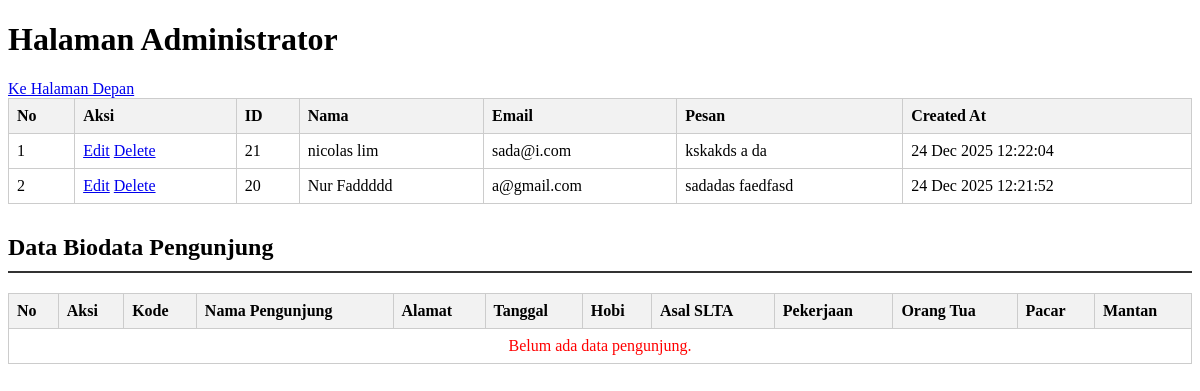
The app's page /read.php with its own data.
### tables this page shows
CREATE TABLE `tbl_tamu` (
  `cid` int NOT NULL,
  `cnama` varchar(100) DEFAULT NULL,
  `cemail` varchar(100) DEFAULT NULL,
  `cpesan` text,
  `dcreated_at` datetime NOT NULL DEFAULT CURRENT_TIMESTAMP
);

### fungsi.php (called while the page is built, shortened)
<?php
function formatTanggal($tgl)
{
  return date("d M Y H:i:s", strtotime($tgl));
}

### read.php (the view, shortened to what this page needs)
<?php
  require 'koneksi.php';
  require 'fungsi.php';
  $sql = "SELECT * FROM tbl_tamu ORDER BY cid DESC";
  $q = mysqli_query($conn, $sql);
  $sqlBio = "SELECT * FROM biodata_pengunjung ORDER BY bid DESC";
  $qBio = mysqli_query($conn, $sqlBio);
?>
<!DOCTYPE html>
<html lang="id">
<head>
</head>
<body>
<h1>Halaman Administrator</h1>
<a href="index.php">Ke Halaman Depan</a>
<table border="1" cellpadding="8" cellspacing="0">
  <tr>
    <th>No</th>
    <th>Aksi</th>
    <th>ID</th>
    <th>Nama</th>
    <th>Email</th>
    <th>Pesan</th>
    <th>Created At</th>
  </tr>
  <?php $i = 1; ?>
  <?php while ($row = mysqli_fetch_assoc($q)): ?>
    <tr>
      <td><?= $i++ ?></td>
      <td>
        <a href="edit.php?cid=<?= (int)$row['cid']; ?>">Edit</a>
        <a onclick="return confirm('Hapus <?= htmlspecialchars($row['cnama']); ?>?')" href="proses_delete.php?cid=<?= (int)$row['cid']; ?>">Delete</a>
      </td>
      <td><?= $row['cid']; ?></td>
      <td><?= htmlspecialchars($row['cnama']); ?></td>
      <td><?= htmlspecialchars($row['cemail']); ?></td>
      <td><?= nl2br(htmlspecialchars($row['cpesan'])); ?></td>
      <td><?= formatTanggal(htmlspecialchars($row['dcreated_at'])); ?></td>
    </tr>
  <?php endwhile; ?>
</table>
<h2>Data Biodata Pengunjung</h2>
<table border="1" cellpadding="8" cellspacing="0">
  <thead>
    <tr>
      <th>No</th>
      <th>Aksi</th>
      <th>Kode</th>
      <th>Nama Pengunjung</th>
      <th>Alamat</th>
      <th>Tanggal</th>
      <th>Hobi</th>
      <th>Asal SLTA</th>
      <th>Pekerjaan</th>
      <th>Orang Tua</th>
      <th>Pacar</th>
      <th>Mantan</th>
    </tr>
  </thead>
  <tbody>
    <?php if (mysqli_num_rows($qBio) == 0): ?>
      <tr>
        <td colspan="12" style="text-align:center; color:red;">Belum ada data pengunjung.</td>
      </tr>
    <?php endif; ?>
  </tbody>
</table>

### read.php (style rules this page uses)
table { width: 100%; border-collapse: collapse; margin-bottom: 30px; }
th, td { border: 1px solid #ccc; padding: 8px; text-align: left; }
th { background-color: #f2f2f2; }
h2 { border-bottom: 2px solid #333; padding-bottom: 10px; margin-top: 30px; }

### records on screen
tbl_tamu: cid "21", cnama "nicolas lim", cemail "sada@i.com", cpesan "kskakds a da", dcreated_at "24 Dec 2025 12:22:04"
tbl_tamu: cid "20", cnama "Nur Faddddd", cemail "a@gmail.com", cpesan "sadadas faedfasd", dcreated_at "24 Dec 2025 12:21:52"
